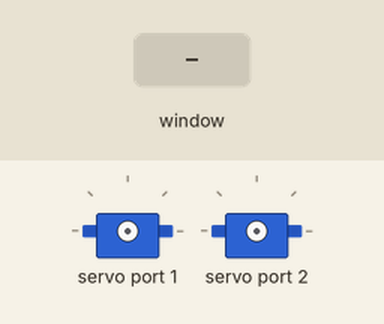
Recording of a program running on a simulated Raspberry Pi (BCM pin numbers) with a GoPiGo robot board. On the bench: 2 × servo. Inputs (shaded band) come from the test bench. M1 is the left motor and M2 the right; the desktop window is not drawn, its controls go by their first labels and the mouse button is held 0.15 s.

Above: at 1.2 s.
1.3 s: control labelled "Up (Q)" in the window clicked
2.8 s: control labelled "Left (A)" in the window clicked
4.3 s: control labelled "Left (A)" in the window clicked
At 5.0 s:
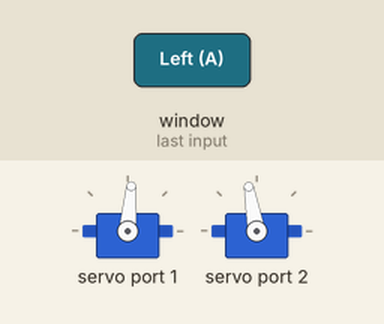
5.8 s: control labelled "Right (D)" in the window clicked
At 6.1 s:
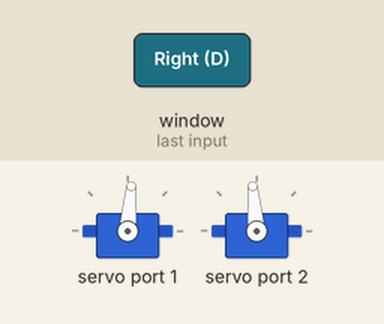
Timing chart, 0 to 8.3 s (numbered marks = the images above; inputs shaded):
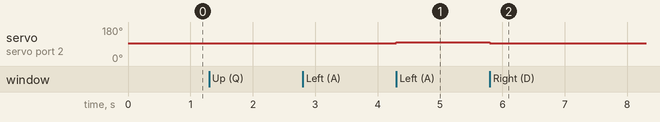

The program:

servo_gui.py
```python
import tkinter as tk
from tkinter import ttk
from time import sleep
import easygopigo3 as easy


class ServoControllerGUI:
    def __init__(self, root):
        self.root = root
        self.root.title("GoPiGo Servo Controller")

        # Add padding around the main window
        self.root.configure(padx=10, pady=10)

        # Constants for servo movement
        self.MOVE = 5
        self.FORWARD = 90

        # Initialize GoPiGo and servos
        self.gpg = easy.EasyGoPiGo3()
        self.servo1 = self.gpg.init_servo("SERVO1")
        self.servo2 = self.gpg.init_servo("SERVO2")

        # Initialize servo positions
        self.servo1_pos = 90
        self.servo2_pos = 90

        self.setup_gui()
        self.update_displays()

        # Bind window close event
        self.root.protocol("WM_DELETE_WINDOW", self.on_closing)

    def setup_gui(self):
        # Create main frames
        self.create_servo1_section()
        self.create_servo2_section()

        # Bind keyboard events
        self.root.bind('<q>', lambda e: self.servo1_up())
        self.root.bind('<w>', lambda e: self.servo1_center())
        self.root.bind('<e>', lambda e: self.servo1_down())
        self.root.bind('<a>', lambda e: self.servo2_left())
        self.root.bind('<s>', lambda e: self.servo2_center())
        self.root.bind('<d>', lambda e: self.servo2_right())
        # Close window with Escape key
        self.root.bind('<Escape>', lambda e: self.on_closing())

    def create_servo1_section(self):
        # Servo 1 Frame
        servo1_frame = ttk.LabelFrame(
            self.root, text="Servo 1 Vertical", padding=10)
        servo1_frame.grid(row=2, column=0, padx=10, pady=5, sticky="nsew")

        # Servo 1 Controls

        ttk.Button(servo1_frame, text="Up (Q)", command=self.servo1_up).grid(
            row=1, column=0, padx=5, pady=5)
        ttk.Button(servo1_frame, text="Center (W)", command=self.servo1_center).grid(
            row=1, column=1, padx=5, pady=5)
        ttk.Button(servo1_frame, text="Down (E)", command=self.servo1_down).grid(
            row=1, column=2, padx=5, pady=5)

        self.servo1_label = ttk.Label(servo1_frame, text="Position: 90°",
                                      font=('Helvetica', 10))
        self.servo1_label.grid(row=2, column=0, columnspan=3, pady=(10, 0))

    def create_servo2_section(self):
        # Servo 2 Frame
        servo2_frame = ttk.LabelFrame(
            self.root, text="Servo 2 Horizontal", padding=10)
        servo2_frame.grid(row=2, column=1, padx=10, pady=5, sticky="nsew")

        ttk.Button(servo2_frame, text="Left (A)", command=self.servo2_left).grid(
            row=1, column=0, padx=5, pady=5)
        ttk.Button(servo2_frame, text="Center (S)", command=self.servo2_center).grid(
            row=1, column=1, padx=5, pady=5)
        ttk.Button(servo2_frame, text="Right (D)", command=self.servo2_right).grid(
            row=1, column=2, padx=5, pady=5)

        self.servo2_label = ttk.Label(servo2_frame, text="Position: 90°",
                                      font=('Helvetica', 10))
        self.servo2_label.grid(row=2, column=0, columnspan=3, pady=(10, 0))

    def update_displays(self):
        """Update the position labels for both servos"""
        self.servo1_label.config(text=f"Position: {self.servo1_pos}°")
        self.servo2_label.config(text=f"Position: {self.servo2_pos}°")

    def move_servo(self, servo_num, position):
        """Move the specified servo to the given position"""
        # Ensure position is within valid range
        position = min(180, max(0, position))

        # Update position and move servo
        if servo_num == 1:
            self.servo1_pos = position
            self.servo1.rotate_servo(position)
        else:
            self.servo2_pos = position
            self.servo2.rotate_servo(position)

        self.update_displays()
        sleep(0.1)

    # Servo 1 control methods
    def servo1_up(self):
        self.move_servo(1, self.servo1_pos - self.MOVE)

    def servo1_down(self):
        self.move_servo(1, self.servo1_pos + self.MOVE)

    def servo1_center(self):
        self.move_servo(1, self.FORWARD)

    # Servo 2 control methods
    def servo2_left(self):
        self.move_servo(2, self.servo2_pos + self.MOVE)

    def servo2_right(self):
        self.move_servo(2, self.servo2_pos - self.MOVE)

    def servo2_center(self):
        self.move_servo(2, self.FORWARD)

    def on_closing(self):
        """Clean up when the window is closed"""
        print("\nClosing program and resetting servos...")
        self.servo1.disable_servo()
        self.servo2.disable_servo()
        self.gpg.reset_all()
        self.root.destroy()


def main():
    root = tk.Tk()
    app = ServoControllerGUI(root)
    root.mainloop()


if __name__ == "__main__":
    main()
```

Measured:
- after the input at 4.3 s, servo on servo port 2: 95° → 100° at once
- after the input at 5.8 s, servo on servo port 2: 100° → 95° at once
